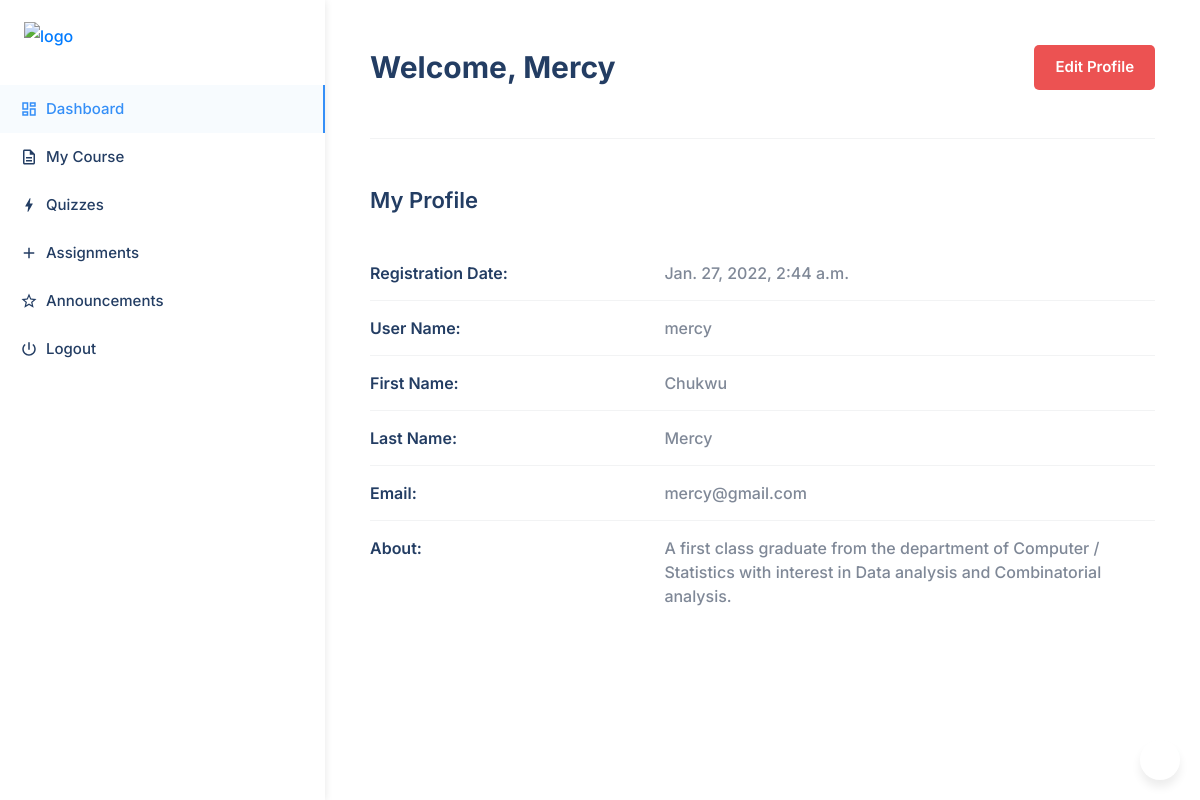
Page /instructor/dashboard/ (signed in) on the committed database.
### courses/models.py (models this page shows, shortened)
class User(AbstractUser):
    is_instructor = models.BooleanField(default=True)

class InstructorProfile(models.Model):
    user = models.OneToOneField(
        User,
        on_delete=models.CASCADE,
        null=True,
        related_name='instructor_profile')
    about = models.TextField(blank=True)

### courses/views.py (the view)
@login_required
def instructor_dashboard(request):
    return render(request, 'instructor_dashboard.html')

### templates/instructor_dashboard.html (shortened to what this page needs)
{% extends "base_dashboard.html" %}
{% load static %}
{% block dashboard %}
    <section class="dashboard-area">
        {% include 'partials/_instructor_dashboard_menu.html' %}
        <div class="dashboard-content-wrap">
            <div class="container-fluid">
                <div class="breadcrumb-content d-flex flex-wrap align-items-center justify-content-between mb-5">
                    <div class="media media-card align-items-center">
                        <div class="media-body">
                            <h2 class="section__title fs-30">Welcome, {{ user.username|title }}</h2>
                        </div>
                    </div>
                    <a href="{% url 'instructor_update_profile' %}" class="btn theme-btn d-none d-lg-inline-block">Edit Profile</a>
                </div>
                <div class="section-block mb-5"></div>
                <div class="dashboard-heading mb-5">
                    <h3 class="fs-22 font-weight-semi-bold">My Profile</h3>
                </div>
                <div class="profile-detail pb-5">
                    <ul class="generic-list-item generic-list-item-flash">
                        <li><span class="profile-name">Registration Date:</span><span class="profile-desc">{{ request.user.date_joined }}</span></li>
                        <li><span class="profile-name">User Name:</span><span class="profile-desc">{{ request.user.username }}</span></li>
                        <li><span class="profile-name">First Name:</span><span class="profile-desc">{{ request.user.first_name|default:"Edit your profile and add a First name" }}</span></li>
                        <li><span class="profile-name">Last Name:</span><span class="profile-desc">{{ request.user.last_name|default:"Edit your profile and add a Last name" }}</span></li>
                        <li><span class="profile-name">Email:</span><span class="profile-desc">{{ request.user.email }}</span></li>
                        <li>
                            <span class="profile-name">About:</span>
                            <span class="profile-desc">{{ request.user.instructor_profile.about|default:"Edit your profile and add a Bio" }}</span>
                        </li>
                    </ul>
                </div>
            </div>
        </div>
    </section>
{% endblock dashboard %}

### rows in the picture
User: username "Mercy", user.date_joined "Jan. 27, 2022, 2:44 a.m.", user.username "mercy", user.first_name "Chukwu", user.last_name "Mercy", user.email "mercy@gmail.com", user.instructor_profile.about "A first class graduate from the department of Computer / Statistics with interest in Data analysis and Combinatorial analysis."
